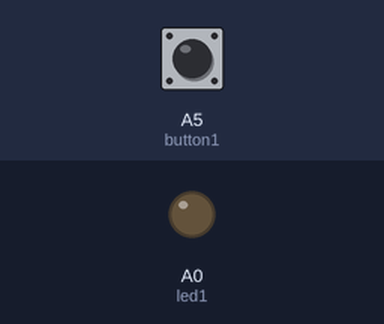
A sketch run on a simulated Arduino Uno, built with avr-gcc and run on an emulated ATmega328P. On the bench: output pins drawn as LEDs (lit = HIGH). Inputs (shaded band) come from the test bench; at power-on: A5 (button1) LOW.

Above: at 1.2 s.
1.3 s: A5 (button1) pulled HIGH for 0.15 s
At 2.5 s:
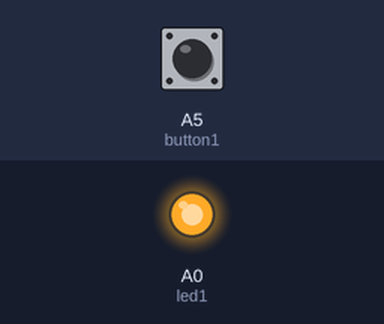
2.9 s: A5 (button1) pulled HIGH for 1 s
At 4.0 s:
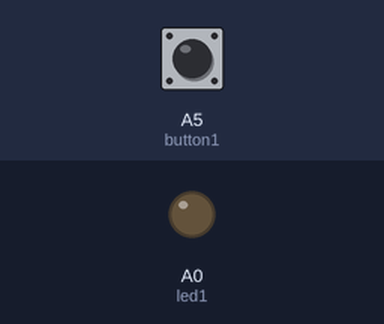
5.4 s: A5 (button1) pulled HIGH for 3.2 s
At 5.9 s:
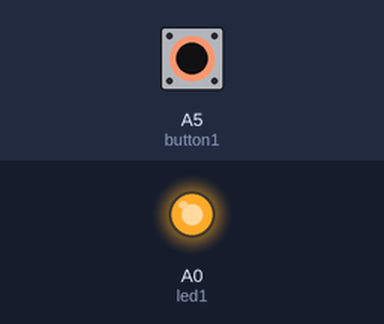
Timing chart, 0 to 8.4 s (numbered marks = the images above; inputs shaded):
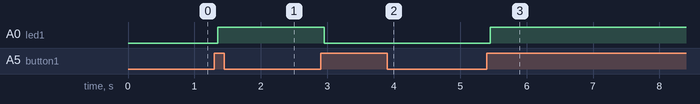

The sketch:

DigitalSWITCH-TOGGLE_DEBOUNCE.ino
```cpp
//these global variables give names to pin numbers
const int led1 = A0;
const int button1 = A5;

//these varibles control the led state
int led1State = 0;  //bool is either true or fales (1 or 0)

//these global variables will track what the last read of the switch was and the current state
int buttonReadPre = 0;
int buttonState;

//this global variable will mark when the button changes
unsigned long buttonTime;

void setup() {
  //open a serial connection for Debug output to serial monitor
  Serial.begin(9600);
  pinMode(led1, OUTPUT);
  pinMode(button1, INPUT);
  digitalWrite(led1, led1State);
}

void loop() {
  /*
   * That works, but its buggy. Why? Switches have a tendency to "bounce"
   * Switches bounce becuase they are mechanical and the metal contacts don't make perfect contact
   *
   * To fix our buggy switch we need to make sure we really meant to push the switch
   * There are a lot of ways to do this. One simple way is to time the swtich when it changes
   *
   * There are two new global variables to keep track of time the button state and the previous button state
   * A third will keep track of when the button state changes
   */

  int buttonRead = digitalRead(button1);
  delay(1);

  //if the button changes
  if(buttonRead != buttonReadPre) {
    //start the timer
    buttonTime = millis(); //millis(); returns the time since the program started...
  }

  //now we we check to see if the elapsed time is greater than a threshold
  int debounceTime = millis() - buttonTime; //current time minus start time is elapsed time...

  //if the debounce time is or more than 50ms...
  if (debounceTime >= 50) {

    //if the buttonRead is different than the buttonState
    if(buttonRead != buttonState) {
      //buttonState should now be the same as the read...
      buttonState = buttonRead;

      //if the button state is also now high...
      if(buttonState == 1){
        //go ahead and toggle the ledState
        led1State = !led1State;
      }
    }
  }

//write the ledstate
digitalWrite(led1, led1State);

//save the buttonRead as buttonReadPre
buttonReadPre = buttonRead;

}
```

Measured:
- after the input at 1.3 s, A0 (led1): LOW → HIGH after 0.05 s
- after the input at 2.9 s, A0 (led1): HIGH → LOW after 0.05 s
- after the input at 5.4 s, A0 (led1): LOW → HIGH after 0.05 s
